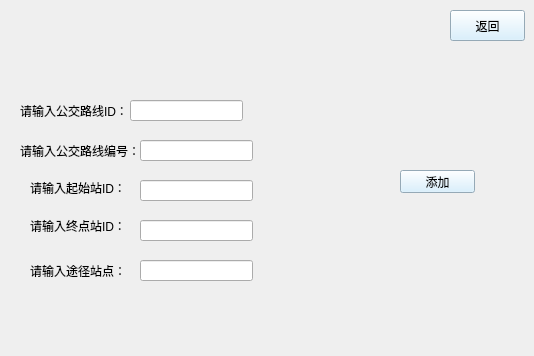
<?xml version="1.0" encoding="UTF-8"?>
<ui version="4.0">
 <class>add_busroad</class>
 <widget class="QWidget" name="add_busroad">
  <property name="geometry">
   <rect>
    <x>0</x>
    <y>0</y>
    <width>534</width>
    <height>356</height>
   </rect>
  </property>
  <property name="minimumSize">
   <size>
    <width>534</width>
    <height>356</height>
   </size>
  </property>
  <property name="maximumSize">
   <size>
    <width>534</width>
    <height>356</height>
   </size>
  </property>
  <property name="windowTitle">
   <string>Form</string>
  </property>
  <property name="styleSheet">
   <string notr="true">#add_busroad{image: url(:/new/prefix1/bus.jpg);}</string>
  </property>
  <widget class="QLabel" name="label">
   <property name="geometry">
    <rect>
     <x>20</x>
     <y>100</y>
     <width>121</width>
     <height>21</height>
    </rect>
   </property>
   <property name="text">
    <string>请输入公交路线ID：</string>
   </property>
  </widget>
  <widget class="QLineEdit" name="idEdit">
   <property name="geometry">
    <rect>
     <x>130</x>
     <y>100</y>
     <width>113</width>
     <height>21</height>
    </rect>
   </property>
  </widget>
  <widget class="QLabel" name="label_2">
   <property name="geometry">
    <rect>
     <x>20</x>
     <y>140</y>
     <width>131</width>
     <height>21</height>
    </rect>
   </property>
   <property name="text">
    <string>请输入公交路线编号：</string>
   </property>
  </widget>
  <widget class="QLineEdit" name="numEdit">
   <property name="geometry">
    <rect>
     <x>140</x>
     <y>140</y>
     <width>113</width>
     <height>21</height>
    </rect>
   </property>
  </widget>
  <widget class="QLabel" name="label_3">
   <property name="geometry">
    <rect>
     <x>30</x>
     <y>180</y>
     <width>111</width>
     <height>16</height>
    </rect>
   </property>
   <property name="text">
    <string>请输入起始站ID：</string>
   </property>
  </widget>
  <widget class="QLineEdit" name="startEdit">
   <property name="geometry">
    <rect>
     <x>140</x>
     <y>180</y>
     <width>113</width>
     <height>21</height>
    </rect>
   </property>
  </widget>
  <widget class="QLabel" name="label_4">
   <property name="geometry">
    <rect>
     <x>30</x>
     <y>210</y>
     <width>111</width>
     <height>31</height>
    </rect>
   </property>
   <property name="text">
    <string>请输入终点站ID：</string>
   </property>
  </widget>
  <widget class="QLineEdit" name="endEdit">
   <property name="geometry">
    <rect>
     <x>140</x>
     <y>220</y>
     <width>113</width>
     <height>21</height>
    </rect>
   </property>
  </widget>
  <widget class="QLabel" name="label_5">
   <property name="geometry">
    <rect>
     <x>30</x>
     <y>260</y>
     <width>121</width>
     <height>21</height>
    </rect>
   </property>
   <property name="text">
    <string>请输入途径站点：</string>
   </property>
  </widget>
  <widget class="QLineEdit" name="overEdit">
   <property name="geometry">
    <rect>
     <x>140</x>
     <y>260</y>
     <width>113</width>
     <height>21</height>
    </rect>
   </property>
  </widget>
  <widget class="QPushButton" name="pushButton">
   <property name="geometry">
    <rect>
     <x>400</x>
     <y>170</y>
     <width>75</width>
     <height>23</height>
    </rect>
   </property>
   <property name="styleSheet">
    <string notr="true">background-color: rgb(208, 237, 255);</string>
   </property>
   <property name="text">
    <string>添加</string>
   </property>
  </widget>
  <widget class="QPushButton" name="pushButton_2">
   <property name="geometry">
    <rect>
     <x>450</x>
     <y>10</y>
     <width>75</width>
     <height>31</height>
    </rect>
   </property>
   <property name="styleSheet">
    <string notr="true">background-color: rgb(208, 237, 255);</string>
   </property>
   <property name="text">
    <string>返回</string>
   </property>
  </widget>
 </widget>
 <resources/>
 <connections/>
</ui>
